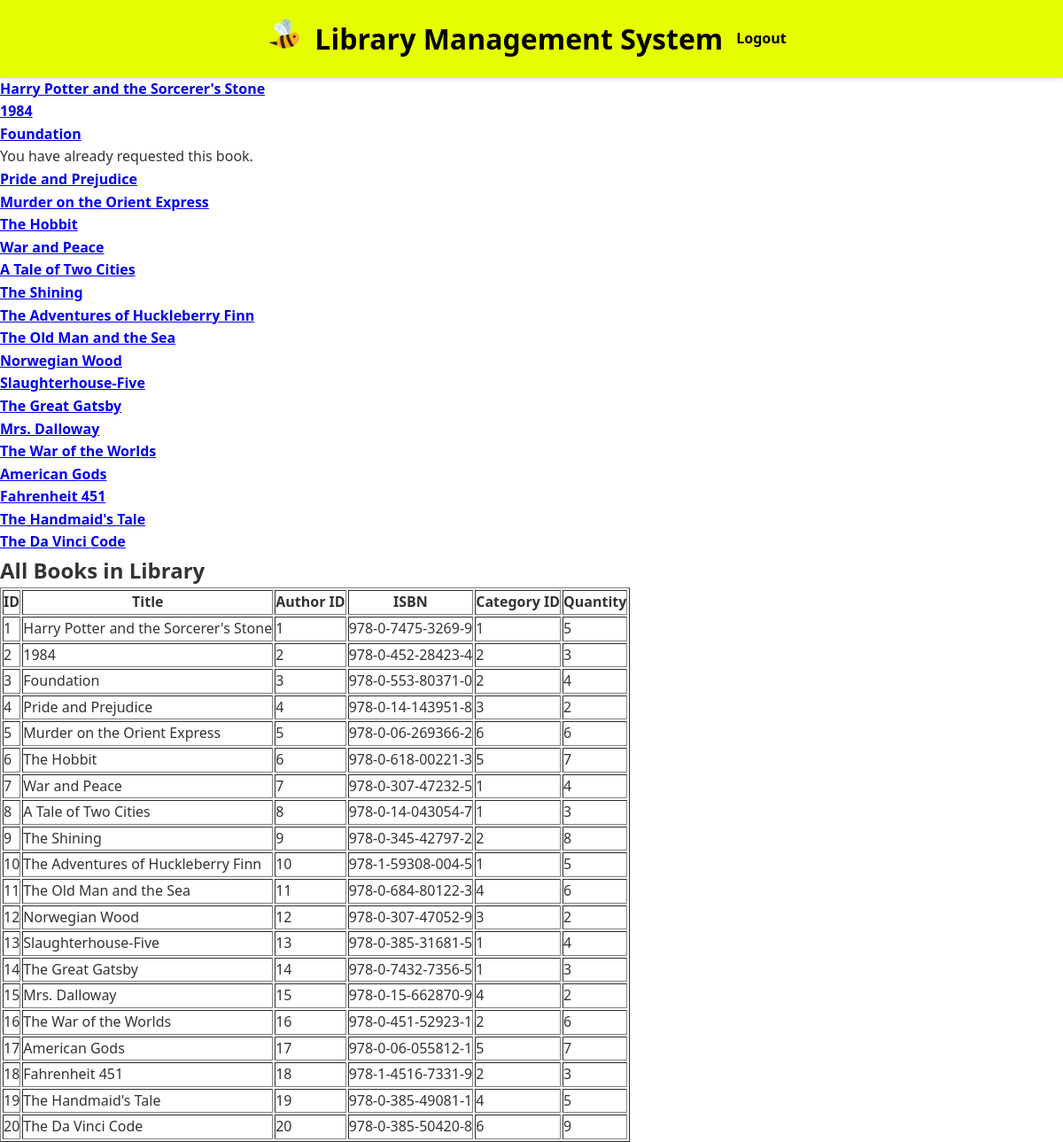
Page /view_books.php?book_id=3 (signed in) on the committed database.
### tables this page shows
CREATE TABLE `books` (
  `BookID` int(11) NOT NULL,
  `Title` varchar(100) DEFAULT NULL,
  `AuthorID` int(11) DEFAULT NULL,
  `ISBN` varchar(20) DEFAULT NULL,
  `CategoryID` int(11) DEFAULT NULL,
  `Quantity` int(11) DEFAULT NULL
);

### view_books.php (the view, shortened to what this page needs)
<?php
require_once 'header.php'; ?>
<?php
require 'db_connect.php';
$member_id = $_SESSION['member_id'];
$result = $conn->query("SELECT * FROM books");
while ($row = $result->fetch_assoc()) {
    echo "<div><strong><a href='?book_id={$row['BookID']}'>{$row['Title']}</a></strong></div>";
    if (isset($_GET['book_id']) && $_GET['book_id'] == $row['BookID']) {
        $check = $conn->prepare("SELECT * FROM requestedbooks WHERE MemberID = ? AND BookID = ?");
        $check->bind_param("ii", $member_id, $row['BookID']);
        $check->execute();
        $check_result = $check->get_result();
        if ($check_result->num_rows > 0) {
            echo "<p>You have already requested this book.</p>";
        } else {
            echo "<form method='post' action='request_book.php'>
                    <input type='hidden' name='book_id' value='{$row['BookID']}'>
                    <input type='submit' value='Request to Borrow'>
                  </form>";
        }
    }
}
?>
<!DOCTYPE html>
<html>
<head><title>View Books</title></head>
<body>
<h2>All Books in Library</h2>
<?php
$sql = "SELECT * FROM books";
$result = mysqli_query($conn, $sql);
echo "<table border='1'>
<tr><th>ID</th><th>Title</th><th>Author ID</th><th>ISBN</th><th>Category ID</th><th>Quantity</th></tr>";
while ($row = mysqli_fetch_assoc($result)) {
    echo "<tr>
        <td>{$row['BookID']}</td>
        <td>{$row['Title']}</td>
        <td>{$row['AuthorID']}</td>
        <td>{$row['ISBN']}</td>
        <td>{$row['CategoryID']}</td>
        <td>{$row['Quantity']}</td>
    </tr>";
}
echo "</table>";
?>
</body>
</html>

### css/styles.css (style rules this page uses)
:root { --primary-color: #e5ff00; --secondary-color: #000000; --text-color: #333; --light-gray: #f5f5f5; --white: #ffffff; }
* { margin: 0; padding: 0; box-sizing: border-box; }
body { font-family: 'Segoe UI', Tahoma, Geneva, Verdana, sans-serif; line-height: 1.6; color: var(--text-color); }

### rows in the picture
books: Title "Harry Potter and the Sorcerer's Stone", BookID "1", AuthorID "1", ISBN "978-0-7475-3269-9", CategoryID "1", Quantity "5"
books: Title "1984", BookID "2", AuthorID "2", ISBN "978-0-452-28423-4", CategoryID "2", Quantity "3"
books: Title "Foundation", shows "You have already requested this book.", BookID "3", AuthorID "3", ISBN "978-0-553-80371-0", CategoryID "2", Quantity "4"
books: Title "Pride and Prejudice", BookID "4", AuthorID "4", ISBN "978-0-14-143951-8", CategoryID "3", Quantity "2"
books: Title "Murder on the Orient Express", BookID "5", AuthorID "5", ISBN "978-0-06-269366-2", CategoryID "6", Quantity "6"
books: Title "The Hobbit", BookID "6", AuthorID "6", ISBN "978-0-618-00221-3", CategoryID "5", Quantity "7"
books: Title "War and Peace", BookID "7", AuthorID "7", ISBN "978-0-307-47232-5", CategoryID "1", Quantity "4"
books: Title "A Tale of Two Cities", BookID "8", AuthorID "8", ISBN "978-0-14-043054-7", CategoryID "1", Quantity "3"
books: Title "The Shining", BookID "9", AuthorID "9", ISBN "978-0-345-42797-2", CategoryID "2", Quantity "8"
books: Title "The Adventures of Huckleberry Finn", BookID "10", AuthorID "10", ISBN "978-1-59308-004-5", CategoryID "1", Quantity "5"
books: Title "The Old Man and the Sea", BookID "11", AuthorID "11", ISBN "978-0-684-80122-3", CategoryID "4", Quantity "6"
books: Title "Norwegian Wood", BookID "12", AuthorID "12", ISBN "978-0-307-47052-9", CategoryID "3", Quantity "2"
books: Title "Slaughterhouse-Five", BookID "13", AuthorID "13", ISBN "978-0-385-31681-5", CategoryID "1", Quantity "4"
books: Title "The Great Gatsby", BookID "14", AuthorID "14", ISBN "978-0-7432-7356-5", CategoryID "1", Quantity "3"
books: Title "Mrs. Dalloway", BookID "15", AuthorID "15", ISBN "978-0-15-662870-9", CategoryID "4", Quantity "2"
books: Title "The War of the Worlds", BookID "16", AuthorID "16", ISBN "978-0-451-52923-1", CategoryID "2", Quantity "6"
books: Title "American Gods", BookID "17", AuthorID "17", ISBN "978-0-06-055812-1", CategoryID "5", Quantity "7"
books: Title "Fahrenheit 451", BookID "18", AuthorID "18", ISBN "978-1-4516-7331-9", CategoryID "2", Quantity "3"
books: Title "The Handmaid's Tale", BookID "19", AuthorID "19", ISBN "978-0-385-49081-1", CategoryID "4", Quantity "5"
books: Title "The Da Vinci Code", BookID "20", AuthorID "20", ISBN "978-0-385-50420-8", CategoryID "6", Quantity "9"
